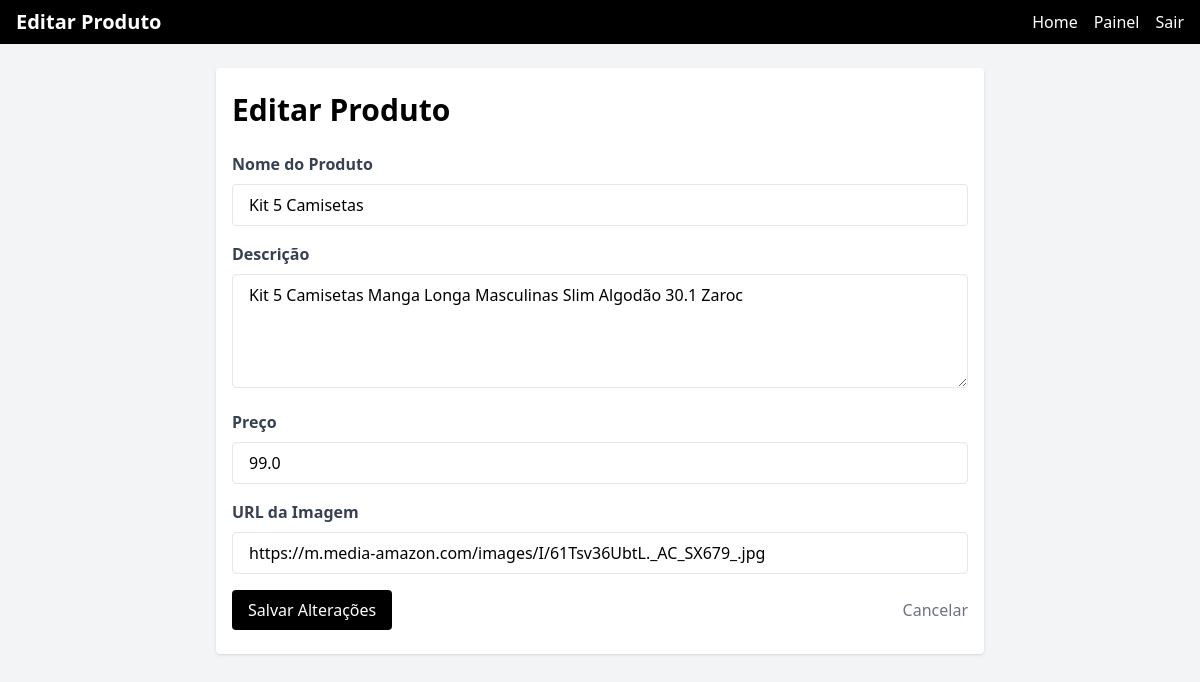
Screenshot of /admin/products/edit/3 (signed in) with the database file from the repository.
### loja/modules/models.py (models this page shows)
class Products(db.Model):
    __tablename__ = 'products'
    id = db.Column(db.Integer, primary_key=True, nullable=False, unique=True)
    name = db.Column(db.String(100), nullable=False)
    description = db.Column(db.String(100), nullable=True)
    price = db.Column(db.Float, nullable=False)
    image = db.Column(db.String(100), nullable=False)
    user_id = db.Column(db.Integer, db.ForeignKey('users.id'), nullable=False)

### loja/views/admin_routes.py (the view, shortened to what this page needs)
@admin_blueprint.route('/admin/products/edit/<int:id>', methods=['GET', 'POST'])
@login_required
def edit_product(id):
    product = Products.query.get_or_404(id)
    return render_template('admin/edit_product.html', product=product)

### loja/__init__.py (called while the page is built)
def create_app():
    app = Flask(__name__)
    app.config.from_object('config.Config')  # Certifique-se de ter o arquivo 'config.py' configurado
    db.init_app(app)
    login_manager.init_app(app)
    login_manager.login_view = 'auth.login'  # Atualize 'auth.login' com sua rota real de login
    login_manager.login_message = 'Por favor, faça login para acessar esta página.'
    login_manager.login_message_category = 'info'
    from loja.views.routes import main_blueprint
    from loja.views.admin_routes import admin_blueprint
    app.register_blueprint(main_blueprint)
    app.register_blueprint(admin_blueprint)
    from loja.modules.models import Users  # Certifique-se de que o modelo User está no módulo correto
    @login_manager.user_loader
    def load_user(user_id):
        return Users.query.get(int(user_id))
    return app

### loja/templates/admin/edit_product.html (shortened to what this page needs)
<!DOCTYPE html>
<html lang="pt-BR">
<head>
  <script src="https://cdn.tailwindcss.com"></script>
  <link rel="stylesheet" href="{{ url_for('static', filename='styles/animation.css') }}">
</head>
<body class="bg-gray-100">
  <nav class="bg-black text-white px-4 py-2 flex justify-between items-center">
    <h1 class="text-xl font-bold">Editar Produto</h1>
    <ul class="flex gap-4">
      <li><a href="/" class="hover:underline">Home</a></li>
      <li><a href="{{ url_for('admin.admin_dashboard') }}" class="hover:underline">Painel</a></li>
      <li><a href="{{ url_for('admin.logout') }}" class="hover:underline">Sair</a></li>
    </ul>
  </nav>
  <main class="mt-6 px-4 max-w-3xl mx-auto bg-white p-6 rounded shadow">
    <h1 class="text-3xl font-bold mb-6">Editar Produto</h1>
    <form action="{{ url_for('admin.edit_product', id=product.id) }}" method="POST">
      <div class="mb-4">
        <label for="name" class="block text-gray-700 font-semibold mb-2">Nome do Produto</label>
        <input
          type="text"
          id="name"
          name="name"
          value="{{ product.name }}"
          class="w-full px-4 py-2 border rounded focus:outline-none focus:ring-2 focus:ring-black"
          required
        >
      </div>
      <div class="mb-4">
        <label for="description" class="block text-gray-700 font-semibold mb-2">Descrição</label>
        <textarea
          id="description"
          name="description"
          class="w-full px-4 py-2 border rounded focus:outline-none focus:ring-2 focus:ring-black"
          rows="4"
        >{{ product.description }}</textarea>
      </div>
      <div class="mb-4">
        <label for="price" class="block text-gray-700 font-semibold mb-2">Preço</label>
        <input
          type="number"
          id="price"
          name="price"
          value="{{ product.price }}"
          step="0.01"
          class="w-full px-4 py-2 border rounded focus:outline-none focus:ring-2 focus:ring-black"
          required
        >
      </div>
      <div class="mb-4">
        <label for="image" class="block text-gray-700 font-semibold mb-2">URL da Imagem</label>
        <input
          type="text"
          id="image"
          name="image"
          value="{{ product.image }}"
          class="w-full px-4 py-2 border rounded focus:outline-none focus:ring-2 focus:ring-black"
          required
        >
      </div>
      <div class="flex justify-between items-center">
        <button
          type="submit"
          class="bg-black text-white py-2 px-4 rounded hover:bg-gray-800"
        >
          Salvar Alterações
        </button>
        <a
          href="{{ url_for('admin.admin_dashboard') }}"
          class="text-gray-500 hover:underline"
        >
          Cancelar
        </a>
      </div>
    </form>
  </main>
</body>
</html>

### rows the page displays
Products: name "Kit 5 Camisetas", description "Kit 5 Camisetas Manga Longa Masculinas Slim Algodão 30.1 Zaroc", price "99.0", image "https://m.media-amazon.com/images/I/61Tsv36UbtL._AC_SX679_.jpg"
